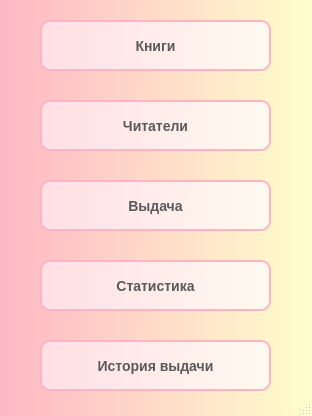
<?xml version="1.0" encoding="UTF-8"?>
<ui version="4.0">
 <class>Menu</class>
 <widget class="QMainWindow" name="Menu">
  <property name="geometry">
   <rect>
    <x>0</x>
    <y>0</y>
    <width>312</width>
    <height>416</height>
   </rect>
  </property>
  <property name="windowTitle">
   <string>MainWindow</string>
  </property>
  <property name="styleSheet">
   <string notr="true">QMainWindow {
    background: qlineargradient(spread:pad, x1:0, y1:0, x2:1, y2:0, stop:0 rgba(255, 183, 197, 255), stop:1 rgba(255, 255, 204, 255));
    border-radius: 15px;
}</string>
  </property>
  <widget class="QWidget" name="centralwidget">
   <property name="styleSheet">
    <string notr="true"/>
   </property>
   <widget class="QPushButton" name="book">
    <property name="geometry">
     <rect>
      <x>40</x>
      <y>20</y>
      <width>231</width>
      <height>51</height>
     </rect>
    </property>
    <property name="styleSheet">
     <string notr="true">QPushButton {
    background-color: qlineargradient(spread:pad, x1:0, y1:0, x2:1, y2:0, stop:0 rgba(255, 223, 229, 255), stop:1 rgba(255, 250, 240, 255));
    color: #5a5a5a;
    border: 2px solid #ffb3c5;
    border-radius: 10px;
    padding: 5px 10px;
    font-size: 14px;
    font-weight: bold;
}

QPushButton:hover {
    background-color: qlineargradient(spread:pad, x1:0, y1:0, x2:1, y2:0, stop:0 rgba(255, 204, 214, 255), stop:1 rgba(255, 243, 230, 255));
}

QPushButton:pressed {
    background-color: qlineargradient(spread:pad, x1:0, y1:0, x2:1, y2:0, stop:0 rgba(255, 173, 187, 255), stop:1 rgba(255, 233, 214, 255));
}</string>
    </property>
    <property name="text">
     <string>Книги</string>
    </property>
   </widget>
   <widget class="QPushButton" name="readers">
    <property name="geometry">
     <rect>
      <x>40</x>
      <y>100</y>
      <width>231</width>
      <height>51</height>
     </rect>
    </property>
    <property name="styleSheet">
     <string notr="true">QPushButton {
    background-color: qlineargradient(spread:pad, x1:0, y1:0, x2:1, y2:0, stop:0 rgba(255, 223, 229, 255), stop:1 rgba(255, 250, 240, 255));
    color: #5a5a5a;
    border: 2px solid #ffb3c5;
    border-radius: 10px;
    padding: 5px 10px;
    font-size: 14px;
    font-weight: bold;
}

QPushButton:hover {
    background-color: qlineargradient(spread:pad, x1:0, y1:0, x2:1, y2:0, stop:0 rgba(255, 204, 214, 255), stop:1 rgba(255, 243, 230, 255));
}

QPushButton:pressed {
    background-color: qlineargradient(spread:pad, x1:0, y1:0, x2:1, y2:0, stop:0 rgba(255, 173, 187, 255), stop:1 rgba(255, 233, 214, 255));
}</string>
    </property>
    <property name="text">
     <string>Читатели</string>
    </property>
   </widget>
   <widget class="QPushButton" name="statistics">
    <property name="geometry">
     <rect>
      <x>40</x>
      <y>260</y>
      <width>231</width>
      <height>51</height>
     </rect>
    </property>
    <property name="styleSheet">
     <string notr="true">QPushButton {
    background-color: qlineargradient(spread:pad, x1:0, y1:0, x2:1, y2:0, stop:0 rgba(255, 223, 229, 255), stop:1 rgba(255, 250, 240, 255));
    color: #5a5a5a;
    border: 2px solid #ffb3c5;
    border-radius: 10px;
    padding: 5px 10px;
    font-size: 14px;
    font-weight: bold;
}

QPushButton:hover {
    background-color: qlineargradient(spread:pad, x1:0, y1:0, x2:1, y2:0, stop:0 rgba(255, 204, 214, 255), stop:1 rgba(255, 243, 230, 255));
}

QPushButton:pressed {
    background-color: qlineargradient(spread:pad, x1:0, y1:0, x2:1, y2:0, stop:0 rgba(255, 173, 187, 255), stop:1 rgba(255, 233, 214, 255));
}</string>
    </property>
    <property name="text">
     <string>Статистика</string>
    </property>
   </widget>
   <widget class="QPushButton" name="extradition">
    <property name="geometry">
     <rect>
      <x>40</x>
      <y>180</y>
      <width>231</width>
      <height>51</height>
     </rect>
    </property>
    <property name="styleSheet">
     <string notr="true">QPushButton {
    background-color: qlineargradient(spread:pad, x1:0, y1:0, x2:1, y2:0, stop:0 rgba(255, 223, 229, 255), stop:1 rgba(255, 250, 240, 255));
    color: #5a5a5a;
    border: 2px solid #ffb3c5;
    border-radius: 10px;
    padding: 5px 10px;
    font-size: 14px;
    font-weight: bold;
}

QPushButton:hover {
    background-color: qlineargradient(spread:pad, x1:0, y1:0, x2:1, y2:0, stop:0 rgba(255, 204, 214, 255), stop:1 rgba(255, 243, 230, 255));
}

QPushButton:pressed {
    background-color: qlineargradient(spread:pad, x1:0, y1:0, x2:1, y2:0, stop:0 rgba(255, 173, 187, 255), stop:1 rgba(255, 233, 214, 255));
}</string>
    </property>
    <property name="text">
     <string>Выдача</string>
    </property>
   </widget>
   <widget class="QPushButton" name="history">
    <property name="geometry">
     <rect>
      <x>40</x>
      <y>340</y>
      <width>231</width>
      <height>51</height>
     </rect>
    </property>
    <property name="styleSheet">
     <string notr="true">QPushButton {
    background-color: qlineargradient(spread:pad, x1:0, y1:0, x2:1, y2:0, stop:0 rgba(255, 223, 229, 255), stop:1 rgba(255, 250, 240, 255));
    color: #5a5a5a;
    border: 2px solid #ffb3c5;
    border-radius: 10px;
    padding: 5px 10px;
    font-size: 14px;
    font-weight: bold;
}

QPushButton:hover {
    background-color: qlineargradient(spread:pad, x1:0, y1:0, x2:1, y2:0, stop:0 rgba(255, 204, 214, 255), stop:1 rgba(255, 243, 230, 255));
}

QPushButton:pressed {
    background-color: qlineargradient(spread:pad, x1:0, y1:0, x2:1, y2:0, stop:0 rgba(255, 173, 187, 255), stop:1 rgba(255, 233, 214, 255));
}</string>
    </property>
    <property name="text">
     <string>История выдачи</string>
    </property>
   </widget>
  </widget>
  <widget class="QMenuBar" name="menubar">
   <property name="geometry">
    <rect>
     <x>0</x>
     <y>0</y>
     <width>312</width>
     <height>26</height>
    </rect>
   </property>
  </widget>
  <widget class="QStatusBar" name="statusbar"/>
 </widget>
 <resources/>
 <connections/>
</ui>
